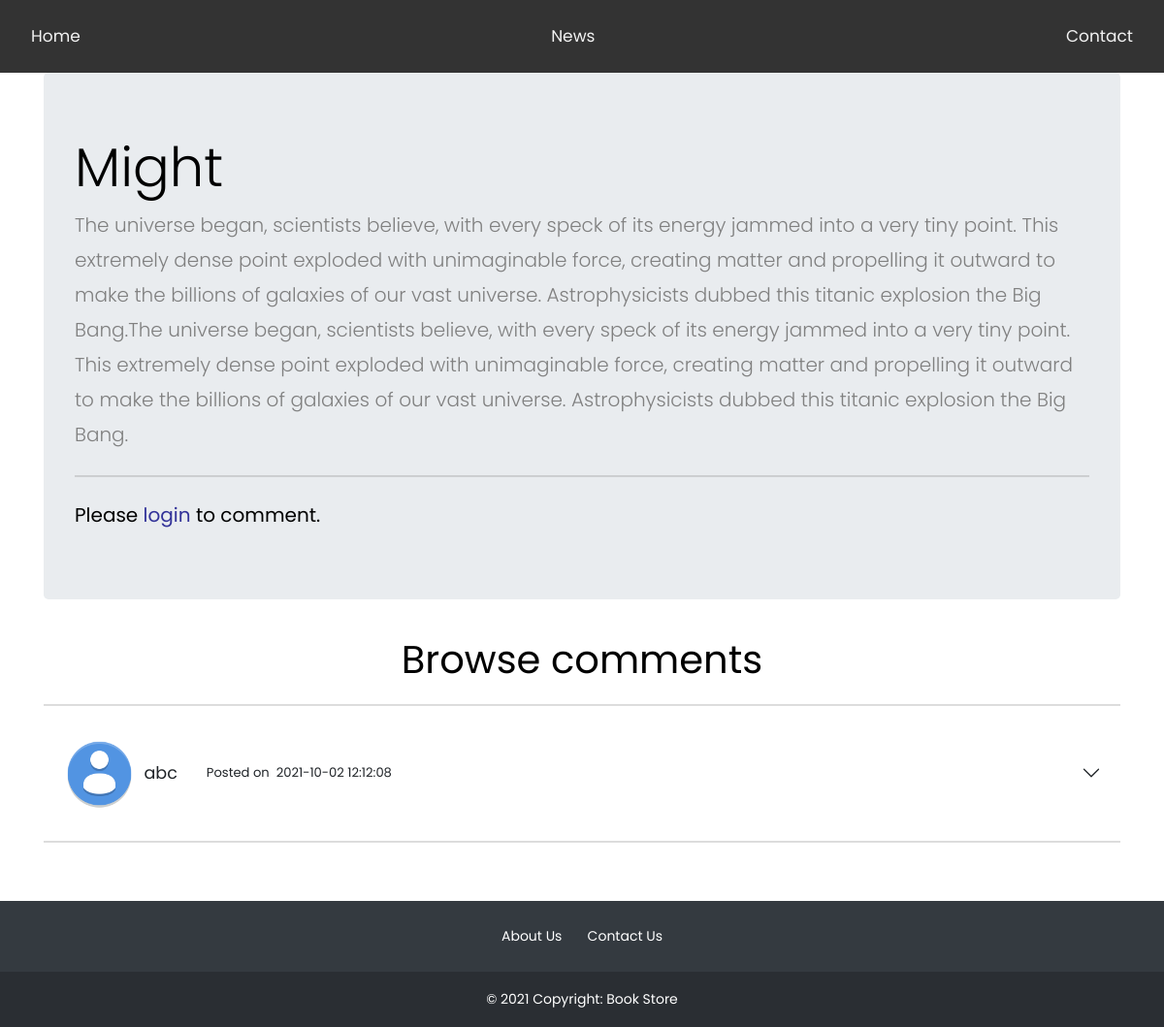
The app's page /comments.php?fid=2 with its own data.
### tables this page shows
CREATE TABLE IF NOT EXISTS `forumnew` (
  `id` int NOT NULL AUTO_INCREMENT,
  `title` varchar(255) DEFAULT NULL,
  `description` varchar(1000) DEFAULT NULL,
  `created` date DEFAULT NULL,
  `started` varchar(100) NOT NULL,
  PRIMARY KEY (`id`)
);

CREATE TABLE IF NOT EXISTS `comment` (
  `id` int NOT NULL,
  `name` varchar(100) NOT NULL,
  `comment` varchar(1000) NOT NULL,
  `datetime` datetime NOT NULL
);

### comments.php (the view, shortened to what this page needs)
<!DOCTYPE html>
<html lang="en">
<head>
    <link href="https://cdn.jsdelivr.net/npm/bootstrap@5.1.1/dist/css/bootstrap.min.css" rel="stylesheet"
>
    <link rel="stylesheet" href="https://stackpath.bootstrapcdn.com/font-awesome/4.7.0/css/font-awesome.min.css">
    <link rel="stylesheet" href="css/style.css">
</head>
<body>
    <div class="navbar">
        <a href="index.php">Home</a>
        <a href="#news">News</a>
        <a href="#contact">Contact</a>
    </div>
    <div class="container">
        <?php
    $forum_id = $_GET['fid'];
    $conn = mysqli_connect("localhost", "root", "", "bookstore");
    $sql = "select * from forumnew where id='$forum_id'";
    $result = mysqli_query($conn, $sql);
    $title = "";
    $description = "";
while ($row = mysqli_fetch_assoc($result))
{
    $title = $row['title'];
    $description = $row['description'];
}
echo'
    <div class="jumbotron">
    <h1 class="display-4">'.$title.'</h1>
    <p class="lead">'.$description.'</p>
    <hr class="my-4">
';
if(isset($_SESSION['LOGIN']) && $_SESSION['LOGIN']!=''){
   echo '
   <p class="lead">
  <a class="btn btn-primary btn-lg" data-bs-toggle="collapse" href="#collapseExample" role="button" aria-expanded="false" aria-controls="collapseExample">
    Add Comment
  </a>
</p>
<div class="collapse" id="collapseExample">
  <div class="card card-body">
   <form method="POST" action="comments.php?fid='.$forum_id.'">
  <div class="mb-3">
  <label for="exampleFormControlTextarea1" class="form-label">Enter your comment</label>
  <textarea class="form-control" id="exampleFormControlTextarea1" rows="4" style="border:1px solid black;" name="comment" required></textarea>
  </div>
  <div class = "mb-3">
    <input type = "submit" class = "btn btn-success" value = "Post"><br>
</div>
  </form>
  </div>
</div>
</div>
   ';
}else{
	echo '
  <h5>Please <a href="login.php" style="color:#339;">login</a> to comment.</h5>
  </div>
  ';
}
    ?>
<?php
$conn = mysqli_connect("localhost", "root", "", "bookstore");
$sql = "select * from comment where id='$forum_id' order by datetime DESC";
$result = mysqli_query($conn, $sql);
$rows = mysqli_num_rows($result);
if($rows>0){
  echo '
  <h1 style="text-align:center;">Browse comments</h1>
  <hr>
  ';
    $i=1;
    while ($row = mysqli_fetch_assoc($result))
    {
    $name = $row['name'];
    $comment = $row['comment'];
    $datetime = $row['datetime'];
    echo '
    <div class="accordion accordion-flush" id="accordionFlushExample">
    <div class="accordion-item">
      <h2 class="accordion-header" id="flush-heading'.$i.'">
        <button class="accordion-button collapsed" type="button" data-bs-toggle="collapse" data-bs-target="#flush-collapse'.$i.'" aria-expanded="false" aria-controls="flush-collapse'.$i.'">
          <img src="images/usericonnew.png" alt="" width="7%"> &nbsp;&nbsp; <font style="font-size:1.1em;">'.$name.'</font> &nbsp;&nbsp;&nbsp;&nbsp;&nbsp;&nbsp;&nbsp; <font style="font-size:0.82em;" class="text-end">Posted on &nbsp;'.$datetime.'</font>
        </button>
      </h2>
      <div id="flush-collapse'.$i.'" class="accordion-collapse collapse" aria-labelledby="flush-heading'.$i.'" data-bs-parent="#accordionFlushExample">
        <div class="accordion-body">'.$comment.'</div>
      </div>
    </div>
    </div>
    <hr>
    ';
    $i++;
    }
}
else{
  echo'
  <h1 style="text-align:center;">No comments</h1>
  <p style="text-align:center; font-size:1.5em">Be the first person to comment!</p>
  ';
}
?>
    </div>
    <footer class="bg-dark text-center text-white" style="margin-top:5%">
        <div class="container p-4 pb-0">
            <a href="">About Us</a>
            <a href="">Contact Us</a>
        </div>
        <div class="text-center p-3" style="background-color: rgba(0, 0, 0, 0.2);">
            ©  Copyright: Book Store
        </div>
    </footer>
</body>
</html>

### comments.php (style rules this page uses)
a { text-decoration: none; color: #fff; }
a:link { color: #fff; }
body { margin: 150; }
.navbar { overflow: hidden; background-color: #333; position: sticky; z-index: 10; top: 0; width: 100%; }
.navbar a { float: left; display: block; color: #f2f2f2; text-align: center; padding: 14px 16px; text-decoration: none; font-size: 17px; }

### records on screen
forumnew: title "Might", description "The universe began, scientists believe, with every speck of its energy jammed into a very tiny point. This extremely dense point exploded with unimaginable force, creating matter and propelling it outward to make the billions of galaxies of our vast universe. Astrophysicists dubbed this titanic explosion the Big Bang.The universe began, scientists believe, with every speck of its energy jammed into a very tiny point. This extremely dense point exploded with unimaginable force, creating matter and propelling it outward to make the billions of galaxies of our vast universe. Astrophysicists dubbed this titanic explosion the Big Bang."
comment: name "abc", datetime "2021-10-02 12:12:08"
